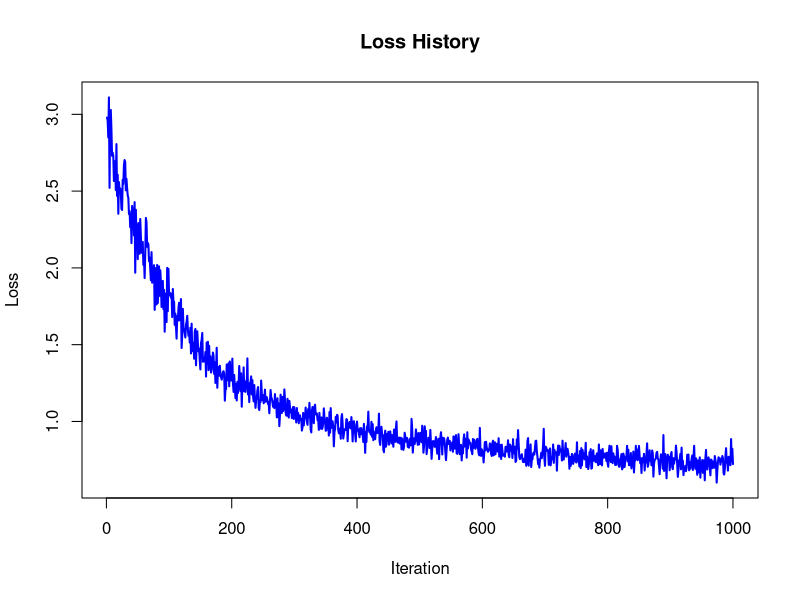

R code for this plot:
library(R6)
if (!require(matrixStats)) {
    install.packages("matrixStats")
    library(matrixStats)
}

library(matrixStats) # Charger le package matrixStats pour des opérations optimisées

MultinomialLogisticRegression <- R6Class("MultinomialLogisticRegression",
    public = list(
        weights = NULL,
        learning_rate = NULL,
        initial_learning_rate = NULL, # Store the initial learning rate
        iterations = NULL,
        batch_size = NULL,
        regularization = NULL,
        regularization_strength = NULL,
        classes = NULL,
        class_frequencies = NULL,
        selected_features = NULL,
        loss_function = NULL,
        importance_features = NULL,
        loss_history = NULL,
        optimizer = NULL,
        beta1 = NULL,
        beta2 = NULL,
        epsilon = NULL,
        m = NULL,
        v = NULL,
        t = NULL,
        initialization = NULL,
        lr_decay = NULL,           # Added learning rate decay flag
        decay_rate = NULL,         # Added decay rate parameter

        initialize = function(learning_rate = 0.01, iterations = 100, 
                              batch_size = NULL, 
                              regularization = NULL, 
                              regularization_strength = 0.01, 
                              loss_function = "cross_entropy",
                              optimizer = "gradient_descent",
                              beta1 = 0.9,
                              beta2 = 0.999,
                              epsilon = 1e-8,
                              initialization = "xavier",
                              lr_decay = FALSE,        # Default to no decay
                              decay_rate = 0.001) {    # Default decay rate
            self$learning_rate <- learning_rate
            self$initial_learning_rate <- learning_rate
            self$iterations <- iterations
            self$batch_size <- batch_size
            self$regularization <- regularization
            self$regularization_strength <- regularization_strength
            self$selected_features <- NULL
            self$loss_history <- numeric(0)
            self$optimizer <- optimizer
            self$beta1 <- beta1
            self$beta2 <- beta2
            self$epsilon <- epsilon
            self$m <- NULL
            self$v <- NULL
            self$t <- 0
            self$initialization <- initialization
            self$lr_decay <- lr_decay
            self$decay_rate <- decay_rate
            if (!(loss_function %in% c("cross_entropy", "squared_error"))) {
                stop("Unsupported loss function. Choose 'cross_entropy' or 'squared_error'.")
            }
            self$loss_function <- loss_function
            if (!(initialization %in% c("zeros", "xavier"))) {
                stop("Unsupported initialization. Choose 'zeros' or 'xavier'.")
            }
            if (!is.logical(self$lr_decay)) {
                stop("lr_decay must be a logical value (TRUE or FALSE).")
            }
            if (!is.numeric(self$decay_rate) || self$decay_rate < 0) {
                stop("decay_rate must be a non-negative numeric value.")
            }
        },

        softmax = function(z) {
            # Utiliser matrixStats pour optimiser les performances sur de grands ensembles de données
            z_max <- rowMaxs(z) # Fonction optimisée pour obtenir le max par ligne
            exp_z <- exp(z - z_max)
            sum_exp_z <- rowSums2(exp_z) # Fonction optimisée pour la somme par ligne
            return(exp_z / sum_exp_z)
        },

        fit = function(X, y) {
            if(!is.factor(y)) {
                y <- as.factor(y)
            }
            self$classes <- levels(y)
            self$class_frequencies <- table(y) / length(y)

            if (!is.null(self$selected_features)) {
                X <- X[, self$selected_features, drop = FALSE]
            }

            n_samples <- nrow(X)
            n_features <- ncol(X)
            n_classes <- length(self$classes)

            # Initialize weights
            if (self$initialization == "zeros") {
                self$weights <- matrix(0, nrow = n_features, ncol = n_classes)
            } else if (self$initialization == "xavier") {
                limit <- sqrt(6 / (n_features + n_classes))
                self$weights <- matrix(runif(n_features * n_classes, min = -limit, max = limit), 
                                       nrow = n_features, ncol = n_classes)
            }

            y_one_hot <- matrix(0, nrow = n_samples, ncol = n_classes)
            for (i in 1:n_samples) {
                class_index <- which(self$classes == y[i])
                y_one_hot[i, class_index] <- 1
            }

            self$loss_history <- numeric(0)

            # Initialize optimizer-specific parameters
            if (self$optimizer == "adam") {
                self$m <- matrix(0, nrow = n_features, ncol = n_classes)
                self$v <- matrix(0, nrow = n_features, ncol = n_classes)
                self$t <- 0
            }

            # Initialize progress bar
            pb <- txtProgressBar(min = 0, max = self$iterations, style = 3)

            for (i in 1:self$iterations) {
                if (is.null(self$batch_size)) {
                    indices <- 1:n_samples
                } else {
                    indices <- sample(1:n_samples, self$batch_size, replace = TRUE)
                }
                X_batch <- X[indices, , drop = FALSE]
                y_batch <- y_one_hot[indices, , drop = FALSE]

                scores <- X_batch %*% self$weights
                probs <- self$softmax(scores)

                if (self$loss_function == "cross_entropy") {
                    epsilon_val <- 1e-15
                    probs_clipped <- pmax(pmin(probs, 1 - epsilon_val), epsilon_val)
                    loss <- -mean(rowSums(y_batch * log(probs_clipped)))
                    error <- probs - y_batch
                } else if (self$loss_function == "squared_error") {
                    loss <- mean((probs - y_batch)^2)
                    error <- (probs - y_batch) * probs * (1 - probs)
                }

                self$loss_history <- c(self$loss_history, loss)

                gradient <- t(X_batch) %*% error / nrow(X_batch)

                if (!is.null(self$regularization)) {
                    if (self$regularization == "L2") {
                        gradient <- gradient + self$regularization_strength * self$weights
                    } else if (self$regularization == "L1") {
                        gradient <- gradient + self$regularization_strength * sign(self$weights)
                    }
                }

                # Apply learning rate decay if enabled
                if (self$lr_decay) {
                    self$learning_rate <- self$initial_learning_rate / (1 + self$decay_rate * i)
                }

                if (self$optimizer == "gradient_descent") {
                    self$weights <- self$weights - self$learning_rate * gradient
                } else if (self$optimizer == "adam") {
                    self$t <- self$t + 1
                    self$m <- self$beta1 * self$m + (1 - self$beta1) * gradient
                    self$v <- self$beta2 * self$v + (1 - self$beta2) * (gradient^2)
                    m_hat <- self$m / (1 - self$beta1^self$t)
                    v_hat <- self$v / (1 - self$beta2^self$t)
                    self$weights <- self$weights - self$learning_rate * m_hat / (sqrt(v_hat) + self$epsilon)
                }

                setTxtProgressBar(pb, i)
            }

            close(pb)
        },

        predict = function(X) {
            if (!is.null(self$selected_features)) {
                X <- X[, self$selected_features, drop = FALSE]
            }
            scores <- X %*% self$weights
            probs <- self$softmax(scores)
            pred_indices <- max.col(probs)
            return(self$classes[pred_indices])
        },

        predict_proba = function(X) {
            if (!is.null(self$selected_features)) {
                X <- X[, self$selected_features, drop = FALSE]
            }
            scores <- X %*% self$weights
            probs <- self$softmax(scores)
            colnames(probs) <- self$classes
            return(probs)
        },

        print = function() {
            cat("Multinomial Logistic Regression Model\n")
            cat("Classes:", paste(self$classes, collapse = ", "), "\n")
            cat("Number of iterations:", self$iterations, "\n")
            cat("Initial Learning rate:", self$initial_learning_rate, "\n")
            cat("Current Learning rate:", self$learning_rate, "\n")
            cat("Optimizer:", self$optimizer, "\n")
            if (self$optimizer == "adam") {
                cat("Beta1:", self$beta1, "\n")
                cat("Beta2:", self$beta2, "\n")
                cat("Epsilon:", self$epsilon, "\n")
            }
            cat("Loss function:", self$loss_function, "\n")
            if (!is.null(self$regularization)) {
                cat("Regularization:", self$regularization, "\n")
                cat("Regularization Strength:", self$regularization_strength, "\n")
            }
            cat("Initialization Method:", self$initialization, "\n")
            cat("Learning Rate Decay:", self$lr_decay, "\n")
            if (self$lr_decay) {
                cat("Decay Rate:", self$decay_rate, "\n")
            }
            if (!is.null(self$selected_features)) {
                cat("Selected Features:", paste(self$selected_features, collapse = ", "), "\n")
            }
            if (!is.null(self$batch_size)) {
                cat("Batch Size:", self$batch_size, "\n")
            }
        },

        summary = function() {
            self$print()
            cat("Class Frequencies:\n")
            print(self$class_frequencies)
            cat("Weights:\n")
            print(self$weights)
            cat("Loss History:\n")
            print(self$loss_history)
        },

        var_importance = function() {
            if (is.null(self$weights)) {
                stop("Model has not been trained yet.")
            }
            importance <- rowMeans(abs(self$weights)) # Utiliser rowMeans au lieu de apply pour la performance
            importance_df <- data.frame(Feature = rownames(self$weights), Importance = importance)
            importance_df <- importance_df[order(-importance_df$Importance), ]
            return(importance_df)
        },

        var_select = function(n = 5) {
            importance_df <- self$var_importance()
            selected <- head(importance_df$Feature, n)
            self$selected_features <- selected
            cat("Selected Features:", paste(self$selected_features, collapse = ", "), "\n")
        },

        plot_loss_history = function() {
            if(length(self$loss_history) == 0) {
                cat("No loss history to plot.\n")
                return(NULL)
            }
            plot(self$loss_history, type = "l", 
                 main = "Loss History", 
                 xlab = "Iteration", 
                 ylab = "Loss",
                 col = "blue",
                 lwd = 2)
        }
    )
)
# Generate synthetic data

n_samples <- 1000000
n_features <- 50
n_classes <- 10

print("Generating synthetic data...")
X <- matrix(rnorm(n_samples * n_features), nrow = n_samples, ncol = n_features)
colnames(X) <- paste0("Feature", 1:n_features)

# Poids vrais pour générer les étiquettes
true_weights <- matrix(rnorm(n_features * n_classes), nrow = n_features, ncol = n_classes)
scores <- X %*% true_weights
probs <- rowLogSumExps(scores) # Utilisation de matrixStats pour une somme log optimisée
probs <- exp(scores - probs)   # Calcul de la probabilité softmax

# Attribution des classes basées sur les probabilités
y <- max.col(probs)
y <- factor(y, levels = 1:n_classes)

print("Fitting model...")
# Initialize and train the model
model <- MultinomialLogisticRegression$new(
    learning_rate = 0.05, 
    iterations = 1000, 
    regularization = "L2", 
    regularization_strength = 0.01, 
    batch_size = 64, 
    loss_function = "cross_entropy",
    # optimizer = "adam",        # Use Adam optimizer
    beta1 = 0.9,                
    beta2 = 0.999,              
    epsilon = 1e-8,
    # initialization = "xavier", # Added initialization parameter
    lr_decay = TRUE,           # Enable learning rate decay
    decay_rate = 0.001         # Set decay rate
)

model$fit(X, y)

# Make predictions
predictions <- model$predict(X)

# Calculate accuracy
accuracy <- mean(predictions == y)
cat("Accuracy:", accuracy, "\n")

# Display model summary
# model$print()
# model$summary()
model$plot_loss_history()